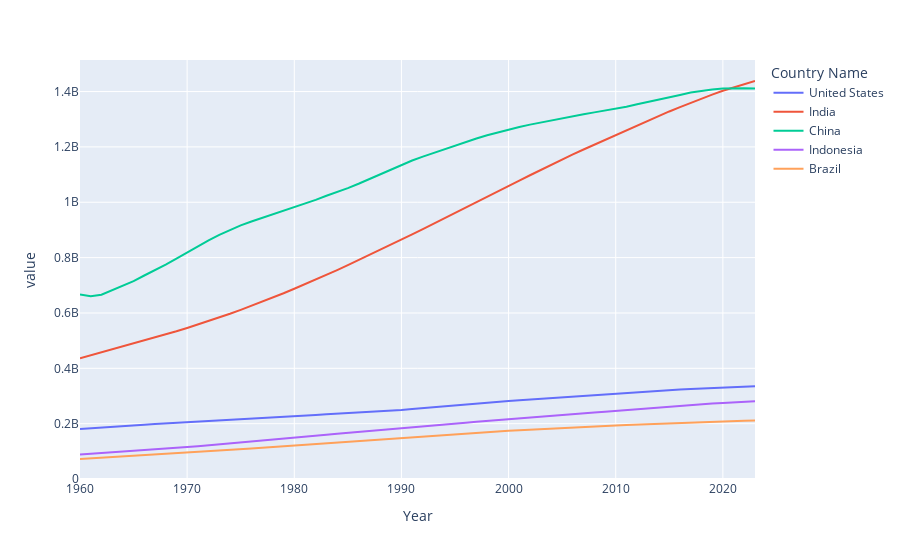

Source (notebook cell):
### Code cell
# interactive Line chart
fig = px.line(df_pivot, x=df_pivot.index, y=df_pivot.columns)
fig.show()
